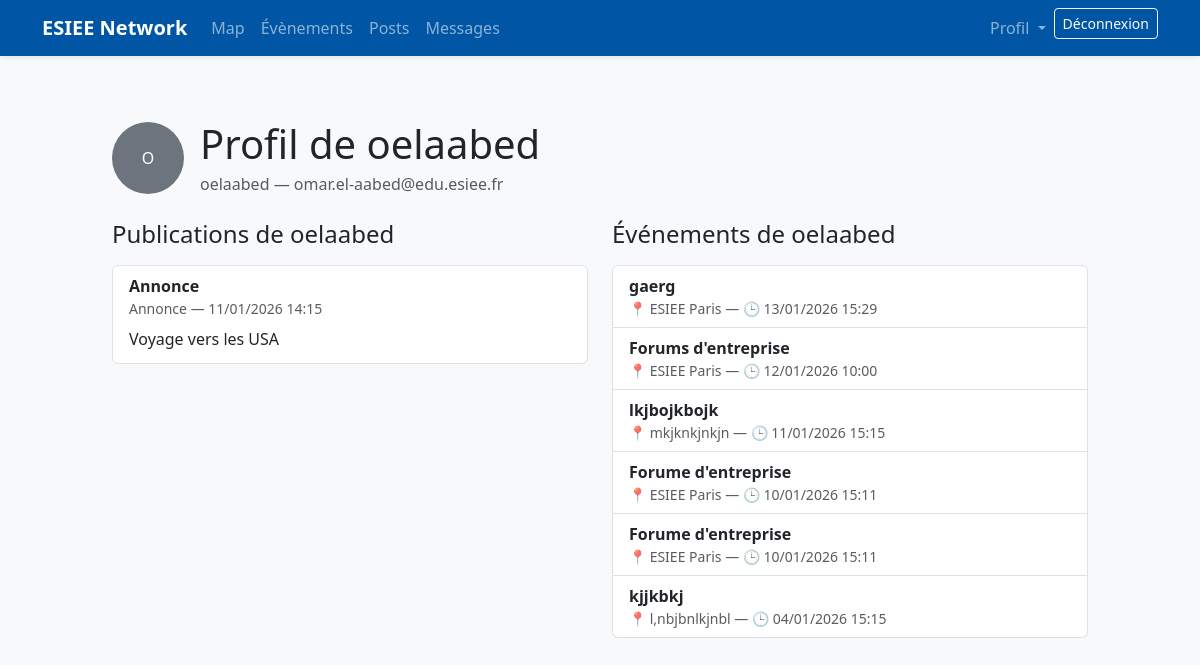
/mon-profil/ (signed in), run on an earlier commit of the app's database.
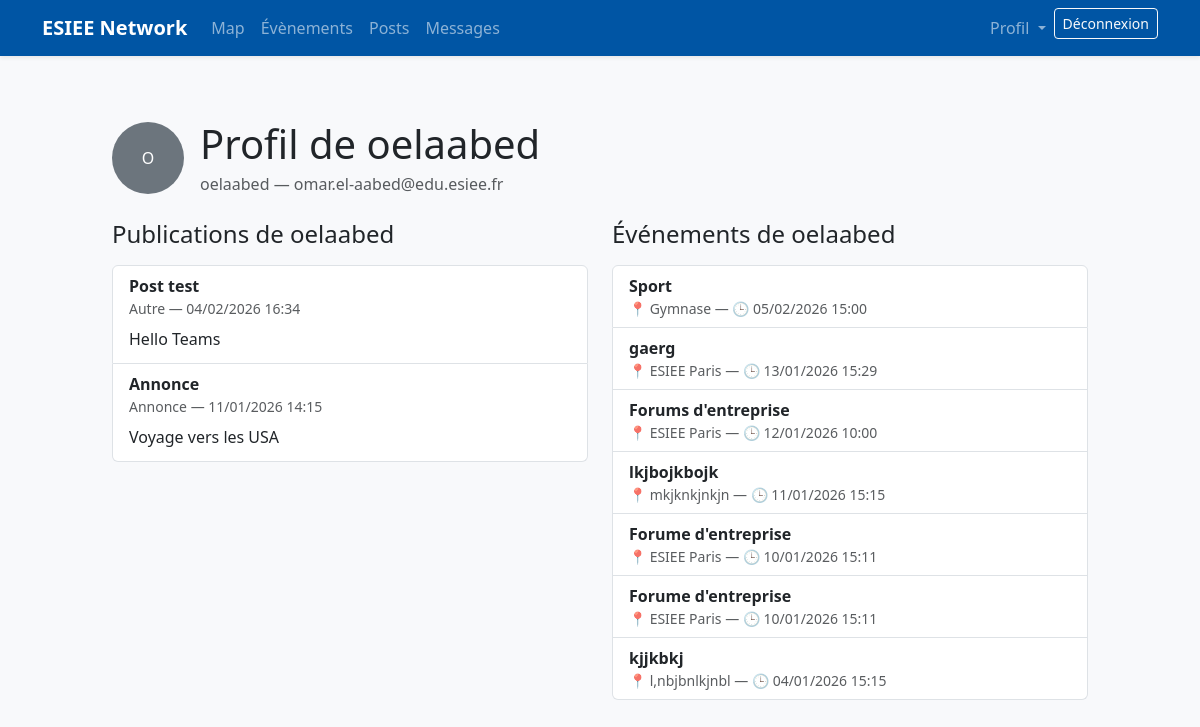
And on a later commit of the database.
### posts/models.py (models this page shows, shortened)
class Post(models.Model):
    POST_TYPES = [
        ('help', ' Demande d’aide'),
        ('event', ' Événement'),
        ('announcement', ' Annonce'),
        ('lost', ' Objet perdu/trouvé'),
        ('other', ' Autre'),
    ]
    author = models.ForeignKey(User, on_delete=models.CASCADE)
    title = models.CharField(max_length=100)
    content = models.TextField()
    post_type = models.CharField(max_length=20, choices=POST_TYPES, default='other')
    image = models.ImageField(upload_to='posts/', blank=True, null=True)
    created_at = models.DateTimeField(auto_now_add=True)

### events/models.py (models this page shows, shortened)
class Event(models.Model):
    title = models.CharField(max_length=200)
    description = models.TextField(blank=True)
    location = models.CharField(
        "Lieu",
        max_length=50,
        choices=LOCATION_CHOICES,
    )
    start_at = models.DateTimeField()
    end_at = models.DateTimeField(null=True, blank=True)
    created_by = models.ForeignKey(
        settings.AUTH_USER_MODEL,
        on_delete=models.CASCADE,
        related_name="events_created",
    )
    created_at = models.DateTimeField(auto_now_add=True)
    updated_at = models.DateTimeField(auto_now=True)
    class Meta:
        ordering = ["start_at", "title"]

### users/views.py (the view)
# urls.py: path('mon-profil/', views.my_profile, name='my_profile'), # Mon profil perso
@login_required
def my_profile(request):
    user = request.user
    posts = Post.objects.filter(author=user).order_by('-created_at')
    events = Event.objects.filter(created_by=user).order_by('-start_at')
    context = {
        "user_obj": user,
        "posts": posts,
        "events": events,
    }
    return render(request, "users/my_profile.html", context)

### templates/users/my_profile.html (shortened to what this page needs)
{% extends "base.html" %}
{% block content %}
<div class="container py-4" style="max-width: 1000px;">
  <div class="d-flex justify-content-between align-items-center mb-4">
    <div class="d-flex align-items-center gap-3">
      {% if user_obj.profile_image %}
        <img src="{{ user_obj.profile_image.url }}"
             alt="Photo de profil"
             class="rounded-circle"
             style="width:72px; height:72px; object-fit:cover;">
      {% else %}
        <div class="rounded-circle bg-secondary text-white d-flex align-items-center justify-content-center"
             style="width:72px; height:72px;">
          {{ user_obj.username|first|upper }}
        </div>
      {% endif %}
      <div>
        {% if is_self %}
          <h1 class="mb-1">Mon profil</h1>
        {% else %}
          <h1 class="mb-1">Profil de {{ user_obj.username }}</h1>
        {% endif %}
        <p class="text-muted mb-0">
          {{ user_obj.username }} — {{ user_obj.email }}
        </p>
      </div>
    </div>
  </div>
  <div class="row g-4">
    <div class="col-md-6">
      {% if is_self %}
        <h4 class="mb-3">Mes publications</h4>
      {% else %}
        <h4 class="mb-3">Publications de {{ user_obj.username }}</h4>
      {% endif %}
      {% if posts %}
        <div class="list-group">
          {% for post in posts %}
            <div class="list-group-item">
              <div class="fw-semibold">
                {{ post.title }}
              </div>
              <div class="small text-muted">
                {{ post.get_post_type_display }} — {{ post.created_at|date:"d/m/Y H:i" }}
              </div>
              <p class="mb-1 mt-2">
                {{ post.content|truncatechars:120 }}
              </p>
            </div>
          {% endfor %}
        </div>
      {% endif %}
    </div>
    <div class="col-md-6">
      {% if is_self %}
        <h4 class="mb-3">Mes événements</h4>
      {% else %}
        <h4 class="mb-3">Événements de {{ user_obj.username }}</h4>
      {% endif %}
      {% if events %}
        <div class="list-group">
          {% for event in events %}
            <a href="{% url 'events:detail' event.pk %}"
               class="list-group-item list-group-item-action">
              <div class="fw-semibold">
                {{ event.title }}
              </div>
              <div class="small text-muted">
                📍 {{ event.get_location_display }}
                — 🕒 {{ event.start_at|date:"d/m/Y H:i" }}
              </div>
            </a>
          {% endfor %}
        </div>
      {% endif %}
    </div>
  </div>
</div>
{% endblock %}

What changed in the data, as far as the page shows it:
added Post: title "Post test", post_type "Autre", created_at "04/02/2026 16:34", content "Hello Teams"
added Event: title "Sport", location "Gymnase", start_at "05/02/2026 15:00"
